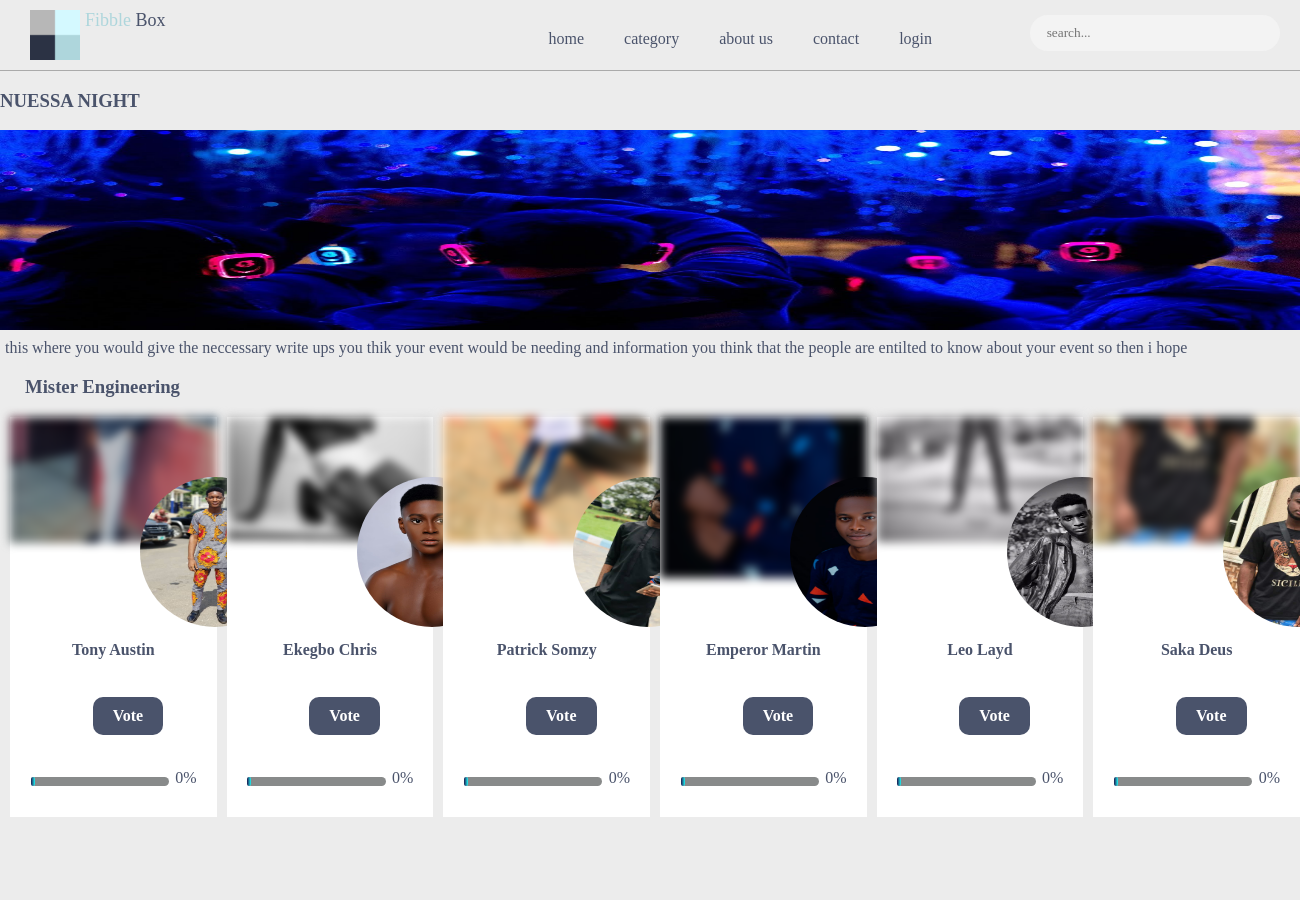
The page /nuessa_night/ (upper part) on the database as committed earlier.
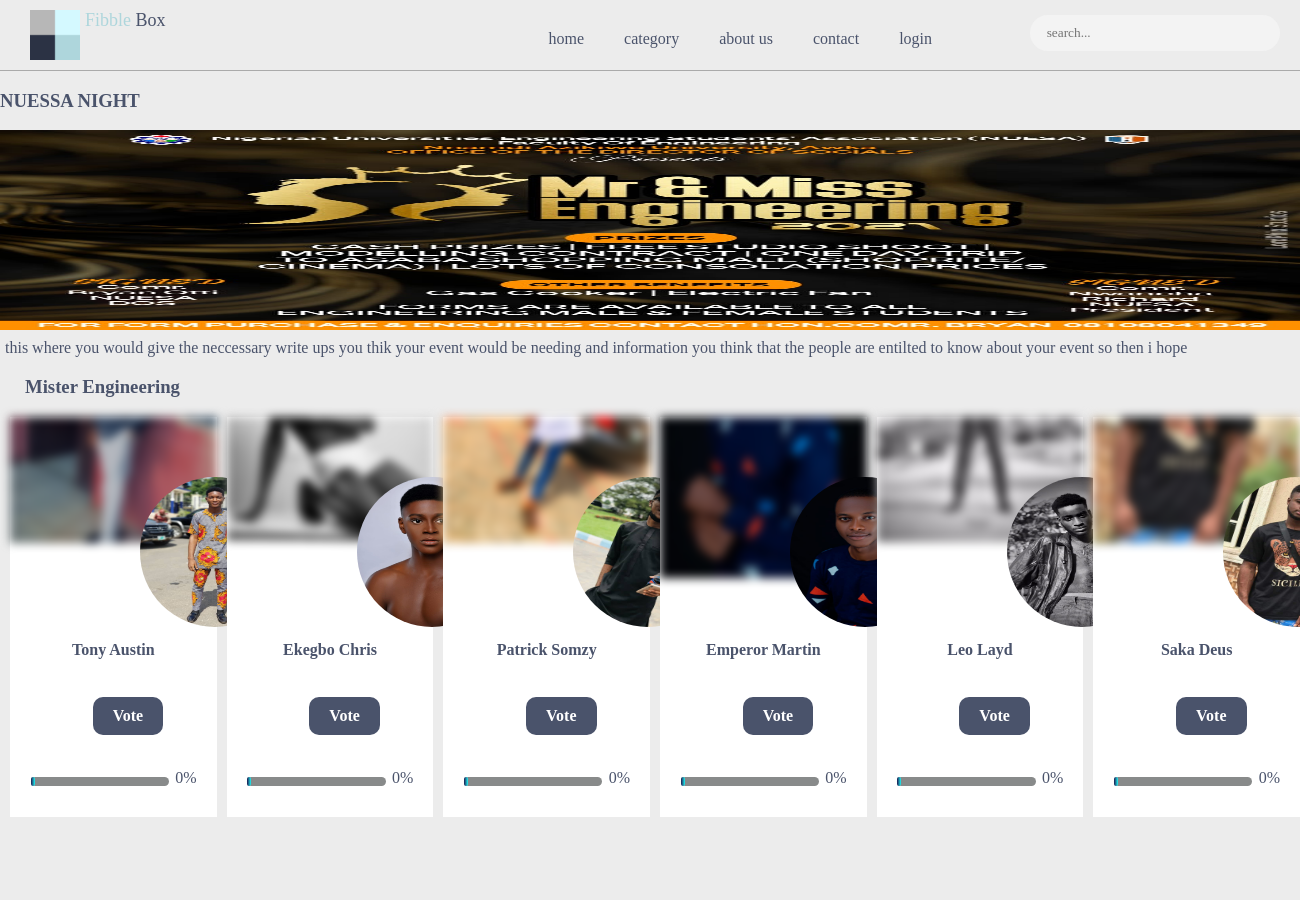
The same page on the database as committed later.
### fibblebox_app/models.py (models this page shows, shortened)
class Event(models.Model):
    name = models.CharField(max_length=250)
    slug = models.SlugField(max_length=250, unique=True)
    event_image = models.ImageField(upload_to = 'media/events')
    event_banner = models.ImageField(upload_to = 'media/events')
    event_info = models.CharField(max_length=3000, null=True, blank=True)
    category = models.CharField(choices=CATEGORIES, max_length=2)
    intro_text = models.CharField(max_length=250)
    discription = models.CharField(max_length=450)
    date = models.DateField()
    count_down = models.DateTimeField()
    @property
    def total_votes(self):
        candidate_vote = self.event_candidate.all()
        event_votes = sum([vote.votes for vote in candidate_vote])
        return event_votes
    @property
    def eventBanner(self):
        try:
            url = self.event_banner.url
        except:
            url = ''
        return url

### fibblebox_app/views.py (the view)
# urls.py: path('<slug:slug>/', event, name='event'),
def event(request, slug):
    template_name = 'event.html'
    event = get_object_or_404(Event, slug=slug)
    candidate = event.event_candidate.all()
    office  = event.event_office.all()
    percentage_votes = event.total_votes
    print(office)
    context = { 'event':event, 'candidate':candidate, 'office':office, 'percentage_votes':percentage_votes}
    return render(request, template_name, context)

### fibblebox_app/models.py (called while the page is built)
    @property
    def office_total_votes(self):
        votes = self.candidate_office.all()
        office_votes = sum([x.votes for x in votes])
        return office_votes

    def __str__(self):
        return self.office_name

    @property
    def background_image_URL(self):
        try:
            image =   self.background_image.url
        except:
            image = ''
        return image

    @property
    def personal_image_URL(self):
        try:
            image = self.personal_image.url
        except:
            image = ''
        return image
        total_votes = sum([vote  for vote in range(0,self.votes - 1)])
        return total_votes

    @property
    def office_name(self):
        return str(self.office)

### templates/event.html (shortened to what this page needs)
{% extends 'base.html' %}
{% load static %}
{% block content %}
<h3>{{event.name}}</h3>
<div class="event">
    <img src="{{event.eventBanner}}" alt="" style="object-fit: fill; background-position: center;">
    <div style="margin: 5px;">
        this where you would give the neccessary write ups you thik your
        event would be needing and information you think that the people
        are entilted to know about your event so then i hope
    </div>
    {% for candy in office %}
    <h3 class="event-office-name">{{candy.office_name}} </h3>
    <div class="event-office">
    {% for cap in candidate %}
    {% if cap.office_name == candy.office_name %}
    <div>
        <div class="img-box" style="background: url('{{cap.background_image_URL}}'); filter: blur(5px); -webkit-filter: blur(5px);" alt="back-img">
        </div>
        <div class="person-image">
            <img src="{{cap.personal_image_URL}}" alt="" style="height: 150px; width: 150px; border-radius: 50%;">
        </div>
        <h4 class="person-name">{{cap.name}}</h4>
        <a href="{% url 'fibblebox_app:candidate' cap.id %}"><div style="position: absolute; top:70%; left:40%; padding:10px 20px ; background-color:#4A536B; border-radius: 10px; color: white; font-weight: 700;">Vote</div></a>
        <div style="position: absolute; top:90%; left: 10%; background-color: rgb(136, 138, 138); height: 5px; width:65%; padding: 2px; border-radius: 5px;" ></div>
        <div style="position: absolute; top:90%; left: 10%;background-image:linear-gradient(to right, rgb(27, 18, 75),rgb(30, 247, 247)); height:5px; width:{% widthratio  cap.votes candy.office_total_votes 65 %}% ; padding:2px; border-radius:5px;" ></div>
        <div style="position: absolute; top:88%; left: 80%;"> {% widthratio  cap.votes candy.office_total_votes 100 %}% </div>
    </div>
    {% endif %}
    {% endfor %}
        </div>
    {% endfor %}
{% endblock %}

Rows that differ between the two databases and show on the page:
changed Event "NUESSA NIGHT": eventBanner: a different picture
